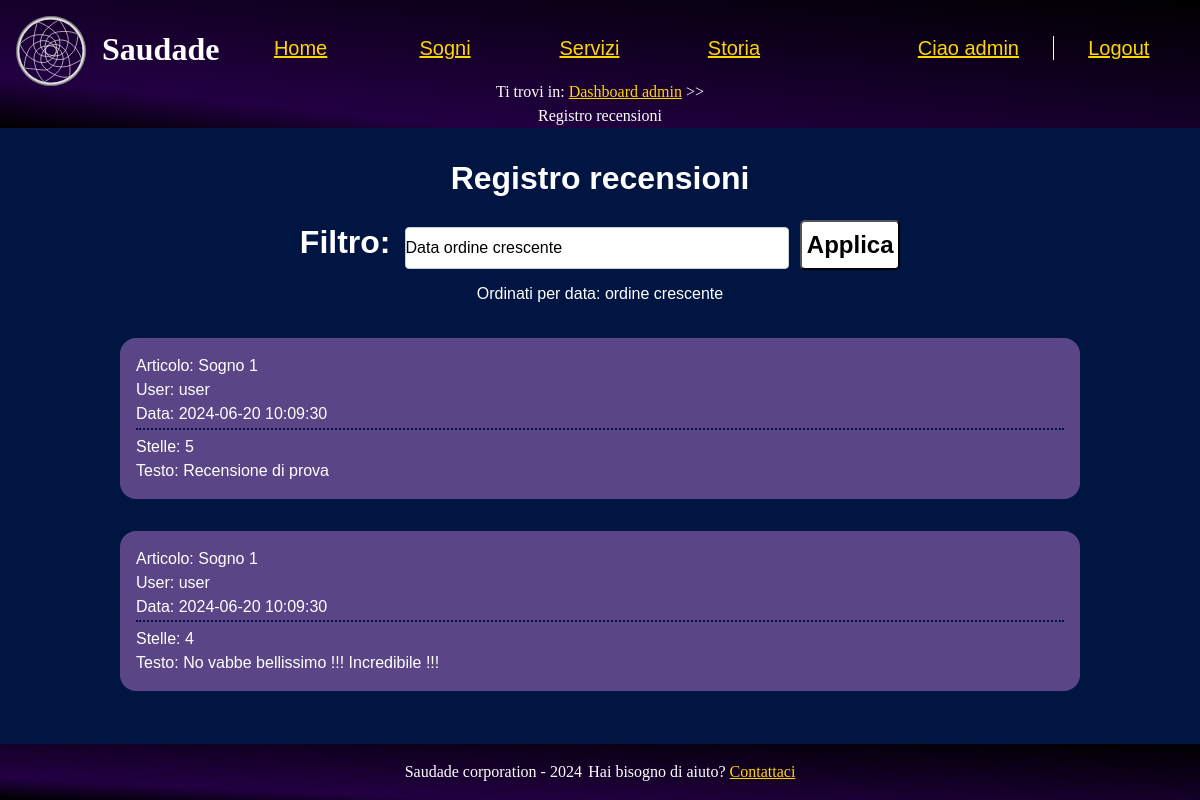
Before: /src/php/registroRecensioni.php (signed in) with the older database file.
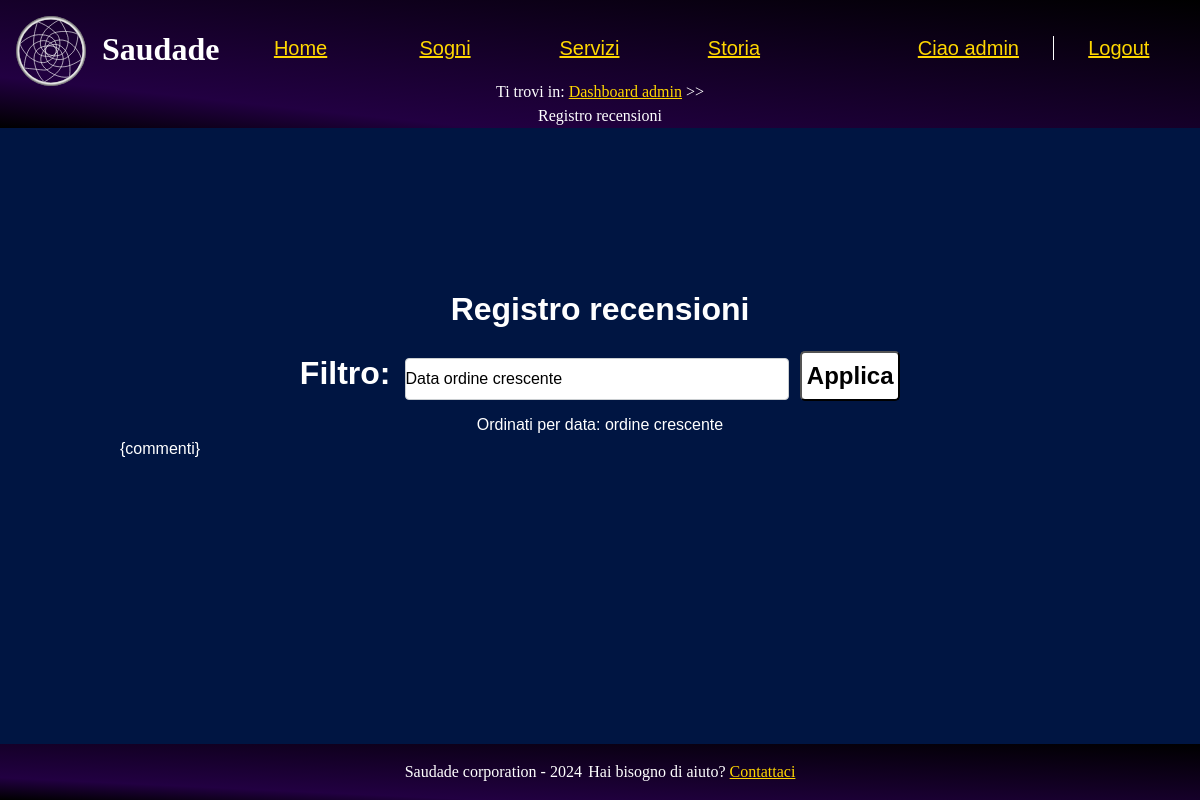
After: the same page with the newer database file.
### tables this page shows
CREATE TABLE recensioni (
  id SERIAL PRIMARY KEY,
  user_name VARCHAR(20) NOT NULL,
  testo TEXT NOT NULL,
  articolo VARCHAR(20),
  stelle INT CHECK (stelle >= 1 AND stelle <= 5),
  data TIMESTAMP DEFAULT CURRENT_TIMESTAMP,

  FOREIGN KEY (user_name) REFERENCES utenti(user_name) ON DELETE CASCADE ON UPDATE CASCADE,
  FOREIGN KEY (articolo) REFERENCES sogni(titolo) ON DELETE CASCADE  ON UPDATE CASCADE
);

### src/php/functions.php (called while the page is built, shortened)
<?php
class Functions {
    private $connection;
    public function openDBConnection(){
        global $HOST_DB, $USERNAME, $PASSWORD, $DATABASE_NAME;
        $this->connection = mysqli_connect(
            $HOST_DB,
            $USERNAME,
            $PASSWORD,
            $DATABASE_NAME
        );
        $this->connection->set_charset("utf8");
        return mysqli_connect_errno() == 0;
    }
    public function getConnection(){
        return $this->connection;
    }
}

### src/php/registroRecensioni.php (the view, shortened to what this page needs)
<?php
    require_once("functions.php");
    $functions = new functions();
    $functions->openDBConnection();
    $pagina = new newPage("../html/registroRecensioni.html", "Registro recensioni", "Registro recensioni", "Registro recensioni");
    if(isset($_SESSION['user_name'])){
        if($_SESSION['user_name'] === "admin") {
            $filtro = "data ASC";
            $ordine = "data: ordine crescente";
            $linkUsrAsc = "Username ordine alfabetico crescente";
            $linkUsrDec = "Username ordine alfabetico decrescente";
            $linkArtAsc = "Articolo ordine alfabetico crescente";
            $linkArtDec = "Articolo ordine alfabetico decrescente";
            $linkDataAsc = "Data ordine crescente";
            $linkDataDec = "Data ordine decrescente";
            $linkStarAsc =  "Numero stelle ordine crescente";
            $linkStarDec =  "Numero stelle ordine decrescente";
            $linkUsrAscValue = "usr-asc";
            $linkUsrDecValue = "usr-desc";
            $linkArtAscValue = "art-asc";
            $linkArtDecValue = "art-desc";
            $linkDataAscValue = "date-asc";
            $linkDataDecValue = "date-desc";
            $linkStarAscValue = "star-asc";
            $linkStarDecValue = "star-desc";
            $linkUsrAscDisabled = "";
            $linkUsrDecDisabled = "";
            $linkArtAscDisabled = "";
            $linkArtDecDisabled = "";
            $linkDataAscDisabled = "";
            $linkDataDecDisabled = "";
            $linkStarAscDisabled = "";
            $linkStarDecDisabled = "";
            $pagina->modificaHTML("{ordine}", $ordine);
            $pagina->modificaHTML("{linkUsrAsc}", $linkUsrAsc);
            $pagina->modificaHTML("{linkUsrDec}", $linkUsrDec);
            $pagina->modificaHTML("{linkArtAsc}", $linkArtAsc);
            $pagina->modificaHTML("{linkArtDec}", $linkArtDec);
            $pagina->modificaHTML("{linkDataAsc}", $linkDataAsc);
            $pagina->modificaHTML("{linkDataDec}", $linkDataDec);
            $pagina->modificaHTML("{linkStarAsc}", $linkStarAsc);
            $pagina->modificaHTML("{linkStarDec}", $linkStarDec);
            $pagina->modificaHtml("{linkUsrAscValue}", $linkUsrAscValue);
            $pagina->modificaHtml("{linkUsrDecValue}", $linkUsrDecValue);
            $pagina->modificaHtml("{linkArtAscValue}", $linkArtAscValue);
            $pagina->modificaHtml("{linkArtDecValue}", $linkArtDecValue);
            $pagina->modificaHtml("{linkDataAscValue}", $linkDataAscValue);
            $pagina->modificaHtml("{linkDataDecValue}", $linkDataDecValue);
            $pagina->modificaHtml("{linkStarAscValue}", $linkStarAscValue);
            $pagina->modificaHtml("{linkStarDecValue}", $linkStarDecValue);
            $pagina->modificaHtml("{linkUsrAscDisabled}", $linkUsrAscDisabled);
            $pagina->modificaHtml("{linkUsrDecDisabled}", $linkUsrDecDisabled);
            $pagina->modificaHtml("{linkArtAscDisabled}", $linkArtAscDisabled);
            $pagina->modificaHtml("{linkArtDecDisabled}", $linkArtDecDisabled);
            $pagina->modificaHtml("{linkDataAscDisabled}", $linkDataAscDisabled);
            $pagina->modificaHtml("{linkDataDecDisabled}", $linkDataDecDisabled);
            $pagina->modificaHtml("{linkStarAscDisabled}", $linkStarAscDisabled);
            $pagina->modificaHtml("{linkStarDecDisabled}", $linkStarDecDisabled);
            $stmt = $functions->getConnection()->prepare("SELECT * FROM recensioni ORDER BY $filtro ;");
            $stmt->execute();
            $risultato = $stmt->get_result();
            if($risultato == NULL){
                $pagina->modificaHTML("{commenti}", "Nessun risultato");
            }else{
                if(mysqli_num_rows($risultato) > 0){
                    $output = "";
                    foreach( $risultato as $row){
                        $output .= "<div class = \"sectionRecAc\"><p>Articolo: " . $row["articolo"] . "</p><p>User: " . $row["user_name"] . "</p><p>Data: " . $row["data"] . "</p><p>Stelle: ".$row["stelle"]."</p><p>Testo: ".$row["testo"]."</p></div>";
                    }
                }
            }
        }else{
            $pagina->printErrorPage("<div class=\"sectionDash\">Pagina riservata. Torna alla <a href=\"index.php\">home</a> o alla tua <a href=\"dashboardUser.php\">area personale</a></div>");
        }
    }else{
        $pagina->printErrorPage("<div class=\"sectionDash\">Devi <a href=\"login.php\">accedere al tuo <span lang=\"en\">account</span></a> per visionare questa pagina</div>");
    }

Changed rows visible on the page:
removed recensioni: articolo "Sogno 1", user_name "user", data "2024-06-20 10:09:30", stelle "5", testo "Recensione di prova"
removed recensioni: articolo "Sogno 1", user_name "user", data "2024-06-20 10:09:30", stelle "4", testo "No vabbe bellissimo !!! Incredibile !!!"
Other visible differences:
text no longer shown: "Registro recensioni Filtro: Ordinati per data: ordine crescente Saudade corporation - 2024 Hai bisogno di aiuto? Contattaci"
text now shown: "Registro recensioni Filtro: Ordinati per data: ordine crescente {commenti} Saudade corporation - 2024 Hai bisogno di aiuto? Contattaci"
